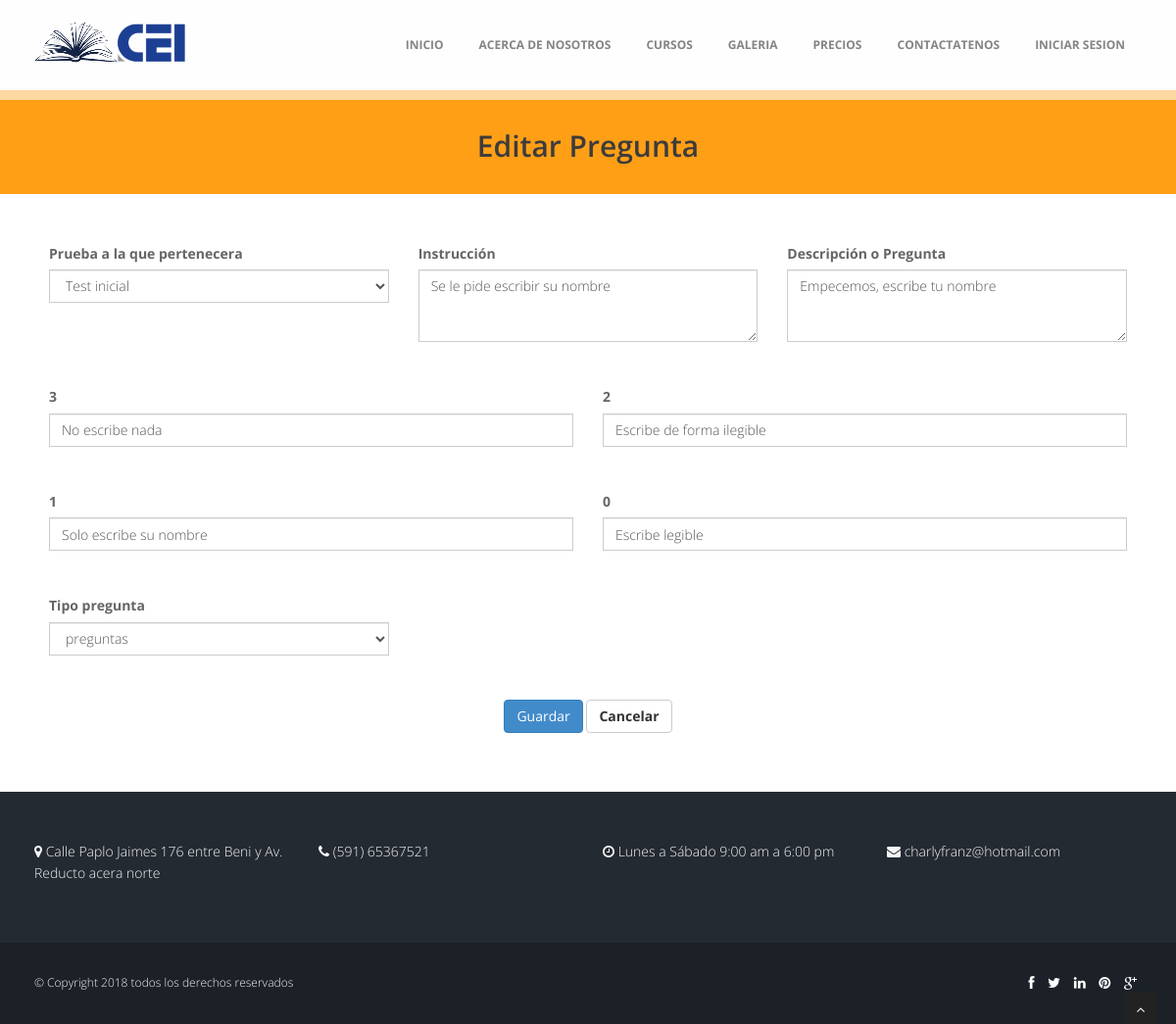
The app's page /admin/preguntas/edit/1 with its own data.
### tables this page shows
CREATE TABLE `pregunta` (
  `ID_PREGUNTA` int(11) NOT NULL,
  `ID_TIPO_PREGUNTA` int(11) DEFAULT NULL,
  `ID_PRUEBA` int(11) DEFAULT NULL,
  `INSTRUCCION` varchar(100) DEFAULT NULL,
  `PREGUNTA` varchar(100) DEFAULT NULL,
  `RESP_3` varchar(100) DEFAULT NULL,
  `RESP_2` varchar(100) DEFAULT NULL,
  `RESP_1` varchar(100) DEFAULT NULL,
  `RESP_0` varchar(100) DEFAULT NULL,
  `CAMPO_RESPUESTA` varchar(20) DEFAULT NULL,
  `HABILITADO` tinyint(1) NOT NULL
);

CREATE TABLE `prueba` (
  `ID_PRUEBA` int(11) NOT NULL,
  `NOMBRE` varchar(100) DEFAULT NULL,
  `DESCRIPCION` varchar(255) NOT NULL,
  `FECHA_REGISTRO` varchar(10) DEFAULT NULL,
  `HABILITADO` tinyint(1) NOT NULL
);

CREATE TABLE `tipo_pregunta` (
  `ID_TIPO_PREGUNTA` int(11) NOT NULL,
  `TIPO_PREGUNTA` varchar(10) DEFAULT NULL
);

### application/controllers/admin/preguntas.php (called while the page is built, shortened)
<?php
class Preguntas extends CI_Controller {
  public function __construct(){
    $this->load->model("model_preguntas");
    $this->load->model("model_pruebas");
    $this->load->model("model_tipo_preguntas");
  }
  public function edit($id){
    $data = array(
      'pregunta' => $this->model_preguntas->get($id),
      'pruebas' => $this->model_pruebas->getAll(),
      'tipo_preguntas' => $this->model_tipo_preguntas->getAll(),
    );
		$this->load->view('header');
		$this->load->view('admin/preguntas/p_vista_edit', $data);
		$this->load->view('footer');
  }
}

### index.php (called while the page is built, shortened)
<?php
require_once BASEPATH.'core/CodeIgniter.php';

### application/models/model_pruebas.php (called while the page is built, shortened)
<?php
class Model_pruebas extends CI_Model {
  public function getAll(){
    $this->db->where("habilitado","1");
    $resultados = $this->db->get("prueba");
    return $resultados->result();
  }
}

### application/models/model_preguntas.php (called while the page is built, shortened)
<?php
class Model_preguntas extends CI_Model {
  public function get($id){
    $this->db->where("id_pregunta", $id);
    $resultado = $this->db->get("pregunta");
    return $resultado->row();
  }
}

### application/models/model_tipo_preguntas.php (called while the page is built, shortened)
<?php
class Model_tipo_preguntas extends CI_Model {
  public function getAll(){
    $resultados = $this->db->get("tipo_pregunta");
    return $resultados->result();
  }
}

### application/views/admin/preguntas/p_vista_edit.php (the view, shortened to what this page needs)
<section id="inner-headline">
	<div class="container">
		<div class="row">
			<div class="col-lg-12">
				<h2 class="pageTitle"> Editar Pregunta
				</h2>
			</div>
		</div>
	</div>
	</section>
	<section id="content">
		<div class="container">
    <div class="row">
      <div class="col-md-12">
      <form action="<?php echo base_url(); ?>admin/preguntas/update" method="post" enctype="multipart/form-data">
					<div class="col-sm-12">
						<div class="row">
              <div class="col-sm-4 form-group">
								<label>Prueba a la que pertenecera</label>
                <select class="form-control" style="width: 100%;" id="prueba" name="prueba">
									<?php foreach ($pruebas as $prueba):?>
										<option value="<?php echo $prueba->ID_PRUEBA;?>"
                    <?php if($prueba->ID_PRUEBA==$pregunta->ID_PRUEBA) echo "selected"?>>
											<?php echo $prueba->NOMBRE;?>
										</option>
									<?php endforeach;?>
                </select>
              </div>
							<div class="col-sm-4 form-group">
								<label>Instrucción</label>
								<textarea class="form-control" rows="3" placeholder="Ejemplo: Se le pide escribir su nombre" name="instruccion" required><?php echo $pregunta->INSTRUCCION;?></textarea>
							</div>
              <div class="col-sm-4 form-group">
								<label>Descripción o Pregunta</label>
								<textarea class="form-control" rows="3" placeholder="Ejemplo: Empecemos, escribe tu nombre completo" name="descripcion" required><?php  echo $pregunta->PREGUNTA;?></textarea>
							</div>
            </div>
						<div class="row">
              <div class="col-sm-6 form-group">
								<label>3</label>
								<input type="text" placeholder="Ejemplo:  No escribe nada.." class="form-control" required="" name="tres"
                value="<?php echo $pregunta->RESP_3;?>">
							</div>
              <div class="col-sm-6 form-group">
								<label>2</label>
								<input type="text" placeholder="Ejemplo:  Escribe de forma ilegible.." class="form-control" required="" name="dos" value="<?php echo $pregunta->RESP_2;?>">
							</div>
            </div>
            <div class="row">
              <div class="col-sm-6 form-group">
                <label>1</label>
                <input type="text" placeholder="Ejemplo:  Solo escribe su nombre.." class="form-control" required="" name="uno" value="<?php echo $pregunta->RESP_1;?>">
              </div>
              <div class="col-sm-6 form-group">
                <label>0</label>
                <input type="text" placeholder="Ejemplo:  Escribe legible.." class="form-control" required="" name="cero" value="<?php echo $pregunta->RESP_0;?>">
              </div>
            </div>
            <div class="row">
							<div class="col-sm-4 form-group">
								<label>Tipo pregunta</label>
								<select id="tipo_pregunta" class="form-control" style="width: 100%;" name="tipo_pregunta">
                  <?php foreach ($tipo_preguntas as $tipo_pregunta):?>
										<option value="<?php echo $tipo_pregunta->ID_TIPO_PREGUNTA;?>"
                    <?php if($tipo_pregunta->ID_TIPO_PREGUNTA==$pregunta->ID_TIPO_PREGUNTA) echo "selected"?>>
											<?php echo $tipo_pregunta->TIPO_PREGUNTA;?>
										</option>
									<?php endforeach;?>
                </select>
							</div>
              <div class="col-sm-8 form-group">
							</div>
						</div>
						<div class="row">
								<div class="col-md-12 text-center">
                  <button type="submit" class="btn btn-primary">Guardar</button>
                  <a href="<?php echo base_url(); ?>admin/preguntas" id="cancel" name="cancel" class="btn btn-default"><strong>Cancelar</strong></a>
								</div>
            </div>
					</div>
				</form>
      </div>
    </div>
    </div>
</section>

### assets/css/style.css (style rules this page uses)
body { font-family:'Open Sans', Arial, sans-serif; font-size:14px; font-weight:300; line-height:1.6em; color:#656565; }
h1,h2, h3, h4, h5, h6 { font-family:'Open Sans', Arial, sans-serif; font-weight: 600; line-height:1.1em; color: #3C3C3C; margin-bottom: 20px; }
.container { padding:0 20px 0 20px; position:relative; }
.row,.row-fluid { margin-bottom:30px; }
.row .row,.row-fluid .row-fluid { margin-bottom:30px; }
.pageTitle { color: #3C3C3C;margin: 30px 0 3px;display: inline-block; }
.form-control { border-radius:0; }
#content { position:relative; background:#fff; padding:50px 0 0px 0; }
#inner-headline { background: #FF9F16; position:relative; margin:0; padding:0; color:#fefefe; border-top: 10px solid #FED8A1; text-align: center; }

### records on screen
pregunta: prueba "Test inicial", instruccion "Se le pide escribir su nombre", descripcion "Empecemos, escribe tu nombre", tres "No escribe nada", dos "Escribe de forma ilegible", uno "Solo escribe su nombre", cero "Escribe legible", tipo_pregunta "preguntas"
